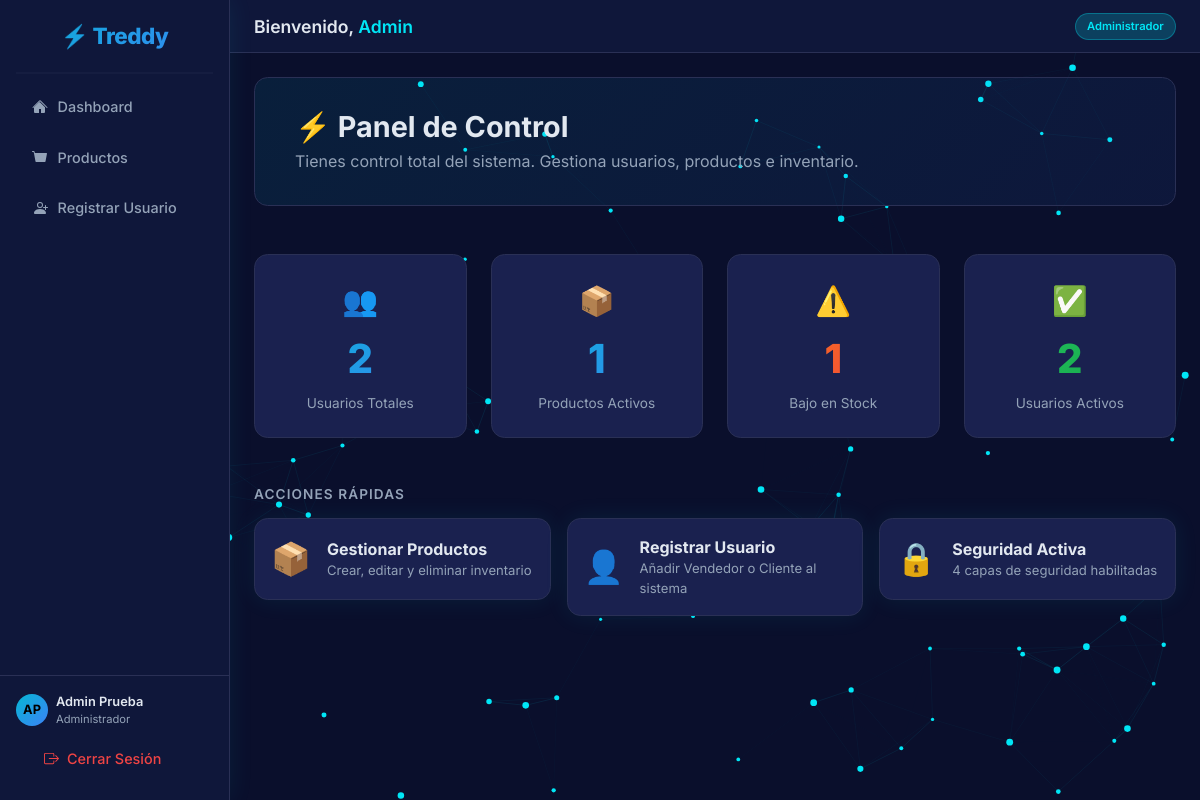
The page /usuarios/dashboard/ (signed in) on the database its author committed.
### usuarios/models.py (models this page shows, shortened)
class Usuario(AbstractUser):
    ROLES = (
        ('Administrador', 'Administrador'),
        ('Vendedor', 'Vendedor'),
        ('Cliente', 'Cliente'),
    )
    ESTADOS = (
        ('Activo', 'Activo'),
        ('Inactivo', 'Inactivo'),
        ('Pendiente', 'Pendiente'),
    )
    email = models.EmailField(unique=True, max_length=150)
    telefono = models.CharField(max_length=20, blank=True, null=True)
    tipo_usuario = models.CharField(max_length=20, choices=ROLES, default='Cliente')
    estado = models.CharField(max_length=20, choices=ESTADOS, default='Pendiente')
    USERNAME_FIELD = 'email'
    REQUIRED_FIELDS = ['username', 'first_name', 'last_name']

### usuarios/views.py (the view, shortened to what this page needs)
# urls.py: path('dashboard/', views.dashboard_view,            name='dashboard'),
@login_required
def dashboard_view(request):
    from productos.models import Producto
    from .models import Usuario
    user = request.user
    is_ajax = request.headers.get('X-Requested-With') == 'XMLHttpRequest'
    context = {'user': user}
    if user.tipo_usuario == 'Administrador':
        full_tpl    = 'usuarios/dashboards/admin.html'
        partial_tpl = 'usuarios/dashboards/partials/admin.html'
        context.update({
            'total_usuarios':       Usuario.objects.count(),
            'usuarios_activos':     Usuario.objects.filter(estado='Activo').count(),
            'total_productos':      Producto.objects.filter(estado='activo').count(),
            'productos_bajo_stock': Producto.objects.filter(stock__lt=5).count(),
        })
    else:
        full_tpl    = 'usuarios/dashboards/cliente.html'
        partial_tpl = 'usuarios/dashboards/partials/cliente.html'
    template = partial_tpl if is_ajax else full_tpl
    return render(request, template, context)

### templates/usuarios/dashboards/admin.html (shortened to what this page needs)
{% extends 'base.html' %}
{% block content %}
<div class="mb-5" style="
    background: linear-gradient(135deg, rgba(0,230,246,0.08) 0%, rgba(59,130,246,0.08) 100%);
    border: 1px solid var(--treddy-border);
    border-radius: var(--treddy-radius);
    padding: 2rem 2.5rem;">
    <h2 class="fw-bold mb-1" style="font-size:1.8rem;">
        ⚡ Panel de Control
    </h2>
    <p style="color:var(--treddy-muted);margin-bottom:0;">
        Tienes control total del sistema. Gestiona usuarios, productos e inventario.
    </p>
</div>
<div class="row g-4 mb-5">
    <div class="col-6 col-lg-3">
        <div class="stat-card">
            <div style="font-size:1.8rem;margin-bottom:0.4rem;">👥</div>
            <div class="stat-value">{{ total_usuarios|default:"—" }}</div>
            <div class="stat-label">Usuarios Totales</div>
        </div>
    </div>
    <div class="col-6 col-lg-3">
        <div class="stat-card">
            <div style="font-size:1.8rem;margin-bottom:0.4rem;">📦</div>
            <div class="stat-value">{{ total_productos|default:"—" }}</div>
            <div class="stat-label">Productos Activos</div>
        </div>
    </div>
    <div class="col-6 col-lg-3">
        <div class="stat-card">
            <div style="font-size:1.8rem;margin-bottom:0.4rem;">⚠️</div>
            <div class="stat-value" style="background:linear-gradient(135deg,#f97316,#ef4444);-webkit-background-clip:text;-webkit-text-fill-color:transparent;">{{ productos_bajo_stock|default:"—" }}</div>
            <div class="stat-label">Bajo en Stock</div>
        </div>
    </div>
    <div class="col-6 col-lg-3">
        <div class="stat-card">
            <div style="font-size:1.8rem;margin-bottom:0.4rem;">✅</div>
            <div class="stat-value" style="background:linear-gradient(135deg,#22c55e,#16a34a);-webkit-background-clip:text;-webkit-text-fill-color:transparent;">{{ usuarios_activos|default:"—" }}</div>
            <div class="stat-label">Usuarios Activos</div>
        </div>
    </div>
</div>
<h5 class="fw-semibold mb-3" style="color:var(--treddy-muted);font-size:0.85rem;text-transform:uppercase;letter-spacing:0.08em;">
    Acciones Rápidas
</h5>
<div class="row g-3">
    <div class="col-md-4">
        <div class="card p-3" style="cursor:pointer;" onclick="loadSPA('{% url 'productos_list' %}')">
            <div class="d-flex align-items-center gap-3">
                <div style="font-size:2rem;">📦</div>
                <div>
                    <div class="fw-bold">Gestionar Productos</div>
                    <div style="color:var(--treddy-muted);font-size:0.82rem;">Crear, editar y eliminar inventario</div>
                </div>
            </div>
        </div>
    </div>
    <div class="col-md-4">
        <div class="card p-3" style="cursor:pointer;" onclick="loadSPA('{% url 'registro' %}')">
            <div class="d-flex align-items-center gap-3">
                <div style="font-size:2rem;">👤</div>
                <div>
                    <div class="fw-bold">Registrar Usuario</div>
                    <div style="color:var(--treddy-muted);font-size:0.82rem;">Añadir Vendedor o Cliente al sistema</div>
                </div>
            </div>
        </div>
    </div>
    <div class="col-md-4">
        <div class="card p-3">
            <div class="d-flex align-items-center gap-3">
                <div style="font-size:2rem;">🔒</div>
                <div>
                    <div class="fw-bold">Seguridad Activa</div>
                    <div style="color:var(--treddy-muted);font-size:0.82rem;">4 capas de seguridad habilitadas</div>
                </div>
            </div>
        </div>
    </div>
</div>
{% endblock %}

### templates/base.html (shortened to what this page needs)
<!DOCTYPE html>
<html lang="es-co">
<head>
    {% load static %}
    <link rel="stylesheet" href="{% static 'css/bootstrap.min.css' %}">
    <link href="https://cdn.jsdelivr.net/npm/sweetalert2@11.10.8/dist/sweetalert2.min.css" rel="stylesheet">
    <link rel="stylesheet" href="https://cdnjs.cloudflare.com/ajax/libs/nprogress/0.2.0/nprogress.min.css" />
    <link rel="stylesheet" href="{% static 'css/custom.css' %}">
</head>
<body>
<div class="d-flex" style="min-height:100vh;">
    <nav class="sidebar d-flex flex-column" style="width:230px; min-width:230px; min-height:100vh; position:sticky; top:0;">
        <a class="sidebar-brand" href="{% url 'dashboard' %}">⚡ Treddy</a>
        <hr class="border-bottom mx-3 my-0">
        <ul class="nav flex-column flex-grow-1 mt-2 px-1">
            <li class="nav-item">
                <a class="nav-link spa-link" href="#" data-url="{% url 'dashboard' %}">
                    <svg width="16" height="16" fill="currentColor" viewBox="0 0 16 16"><path d="M8 3.293l5 5V13a1 1 0 0 1-1 1H9v-4H7v4H3a1 1 0 0 1-1-1V8.293l5-5z"/><path d="M7.293 1.5a1 1 0 0 1 1.414 0l6.647 6.646a.5.5 0 0 1-.708.708L8 2.207 1.354 8.854a.5.5 0 1 1-.708-.708L7.293 1.5z"/></svg>
                    Dashboard
                </a>
            </li>
            <li class="nav-item">
                <a class="nav-link spa-link" href="#" data-url="{% url 'productos_list' %}">
                    <svg width="16" height="16" fill="currentColor" viewBox="0 0 16 16"><path d="M0 1.5A.5.5 0 0 1 .5 1H2a.5.5 0 0 1 .485.379L2.89 3H14.5a.5.5 0 0 1 .491.592l-1.5 8A.5.5 0 0 1 13 12H4a.5.5 0 0 1-.491-.408L2.01 3.607 1.61 2H.5a.5.5 0 0 1-.5-.5z"/></svg>
                    Productos
                </a>
            </li>
            {% if user.tipo_usuario == 'Administrador' %}
            <li class="nav-item">
                <a class="nav-link spa-link" href="#" data-url="{% url 'registro' %}">
                    <svg width="16" height="16" fill="currentColor" viewBox="0 0 16 16"><path d="M8 8a3 3 0 1 0 0-6 3 3 0 0 0 0 6m2-3a2 2 0 1 1-4 0 2 2 0 0 1 4 0m4 8c0 1-1 1-1 1H3s-1 0-1-1 1-4 6-4 6 3 6 4"/><path d="M13.5 5a.5.5 0 0 1 .5.5V7h1.5a.5.5 0 0 1 0 1H14v1.5a.5.5 0 0 1-1 0V8h-1.5a.5.5 0 0 1 0-1H13V5.5a.5.5 0 0 1 .5-.5"/></svg>
                    Registrar Usuario
                </a>
            </li>
            {% endif %}
        </ul>
        <div class="px-3 py-3 border-top" style="border-color: var(--treddy-border) !important;">
            <div class="d-flex align-items-center gap-2 mb-2">
                <div style="width:32px;height:32px;border-radius:50%;background:var(--treddy-grad);display:flex;align-items:center;justify-content:center;font-weight:700;color:#000;font-size:0.8rem;flex-shrink:0;">
                    {{ user.first_name|slice:":1"|upper }}{{ user.last_name|slice:":1"|upper }}
                </div>
                <div style="overflow:hidden;">
                    <div style="font-size:0.8rem;font-weight:600;color:var(--treddy-text);white-space:nowrap;overflow:hidden;text-overflow:ellipsis;">
                        {{ user.first_name }} {{ user.last_name }}
                    </div>
                    <div style="font-size:0.7rem;color:var(--treddy-muted);">{{ user.tipo_usuario }}</div>
                </div>
            </div>
            <a class="nav-link text-danger d-flex align-items-center gap-2" href="{% url 'logout' %}">
                Cerrar Sesión
            </a>
        </div>
    </nav>
    <main class="flex-grow-1" style="overflow-x:hidden;">
        <div class="topbar d-flex justify-content-between align-items-center">
            <h1 class="mb-0">
                Bienvenido, <span style="color:var(--treddy-cyan);">{{ user.first_name }}</span>
            </h1>
            <span class="badge-role">{{ user.tipo_usuario }}</span>
        </div>
        <div id="spa-container" class="p-4">
            {% block content %}{% endblock %}
        </div>
    </main>
</div>
</body>
</html>

### static/css/custom.css (style rules this page uses)
:root { --treddy-bg: #0A0F2C; --treddy-panel: #0F173A; --treddy-card: #1a214f; --treddy-border: #2a3055; --treddy-cyan: #00E6F6; --treddy-cyan-dim: rgba(0, 230, 246, 0.20); --treddy-text: #e2e8f0; --treddy-muted: #94a3b8; --treddy-grad: linear-gradient(135deg, #06b6d4, #3b82f6); --treddy-radius: 0.85rem; --treddy-shadow: 0 0 24px rgba(0, 230, 246, 0.08); --bs-body-bg: var(--treddy-bg); --bs-body-color: var(--treddy-text); --bs-primary: #06b6d4; --bs-primary-rgb: 6, 182, 212; --bs-border-color: var(--treddy-border); --bs-card-bg: var(--treddy-card); --bs-font-sans-serif: 'Inter', Arial, Helvetica, sans-serif; }
*, *::before, *::after { box-sizing: border-box; }
body { background-color: var(--treddy-bg) !important; color: var(--treddy-text) !important; font-family: var(--bs-font-sans-serif) !important; }
.sidebar { background: var(--treddy-panel) !important; border-right: 1px solid var(--treddy-border) !important; box-shadow: var(--treddy-shadow) !important; }
.sidebar-brand { font-size: 1.4rem; font-weight: 800; letter-spacing: -0.5px; background: var(--treddy-grad); -webkit-background-clip: text; -webkit-text-fill-color: transparent; background-clip: text; padding: 1.2rem 1rem; display: block; text-align: center; }
.sidebar .nav-link { color: var(--treddy-muted) !important; padding: 0.75rem 1.25rem; border-radius: 0.6rem; margin: 0.15rem 0.5rem; font-size: 0.9rem; font-weight: 500; transition: all 0.2s ease; display: flex; align-items: center; gap: 0.6rem; text-decoration: none !important; }
.sidebar .nav-link.text-danger { color: #ef4444 !important; }
.topbar { background: var(--treddy-panel); border-bottom: 1px solid var(--treddy-border); padding: 0.8rem 1.5rem; }
.topbar h1 { font-size: 1.1rem; font-weight: 600; color: var(--treddy-text); }
.topbar .badge-role { font-size: 0.7rem; background: var(--treddy-cyan-dim); color: var(--treddy-cyan); border: 1px solid rgba(0, 230, 246, 0.3); padding: 0.25rem 0.7rem; border-radius: 50px; font-weight: 600; }
.card { background: var(--treddy-card) !important; border: 1px solid var(--treddy-border) !important; border-radius: var(--treddy-radius) !important; color: var(--treddy-text) !important; box-shadow: var(--treddy-shadow) !important; transition: transform 0.2s ease, box-shadow 0.2s ease !important; }
.text-danger { color: #fca5a5 !important; }
.stat-card { background: var(--treddy-card); border: 1px solid var(--treddy-border); border-radius: var(--treddy-radius); padding: 1.5rem; text-align: center; transition: all 0.2s; }
.stat-card .stat-value { font-size: 2.5rem; font-weight: 800; background: var(--treddy-grad); -webkit-background-clip: text; -webkit-text-fill-color: transparent; background-clip: text; }
.stat-card .stat-label { color: var(--treddy-muted); font-size: 0.85rem; margin-top: 0.25rem; }
.border-bottom { border-color: var(--treddy-border) !important; }

### rows shown on the page
Usuario: first_name "A", last_name "P", first_name "Admin", last_name "Prueba", tipo_usuario "Administrador"

### other values the page prints
{{ total_usuarios|default:"—" }} "2"
{{ total_productos|default:"—" }} "1"
{{ productos_bajo_stock|default:"—" }} "1"
{{ usuarios_activos|default:"—" }} "2"
